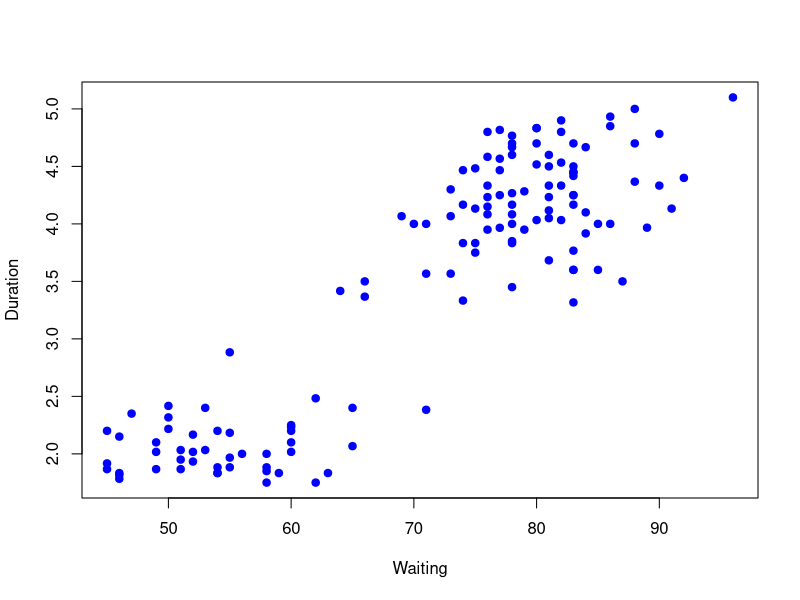
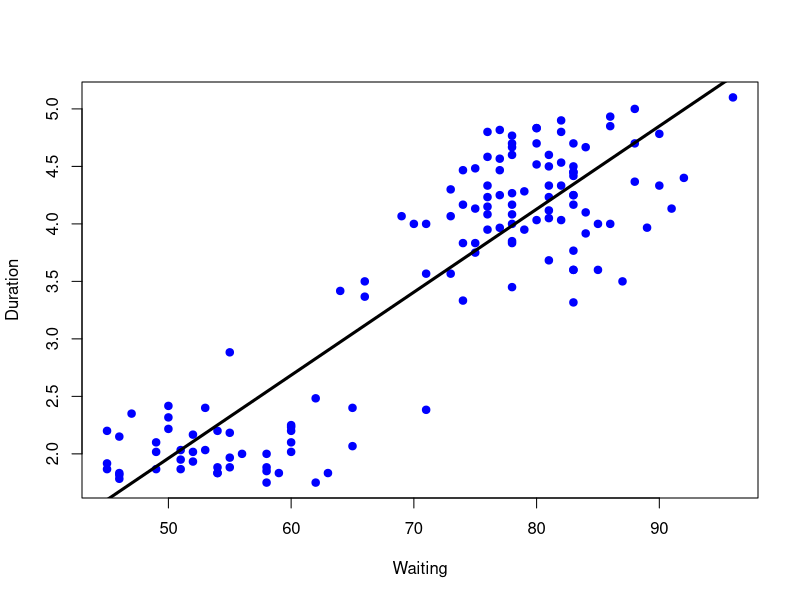
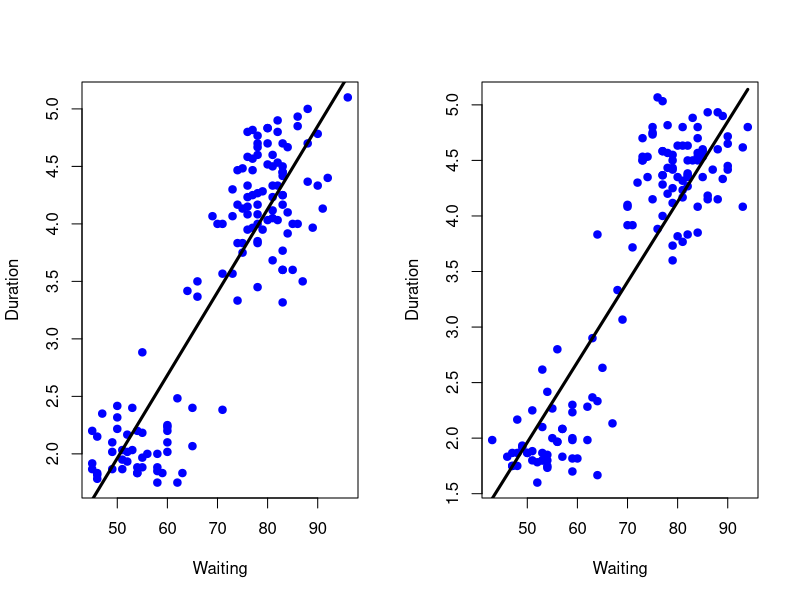
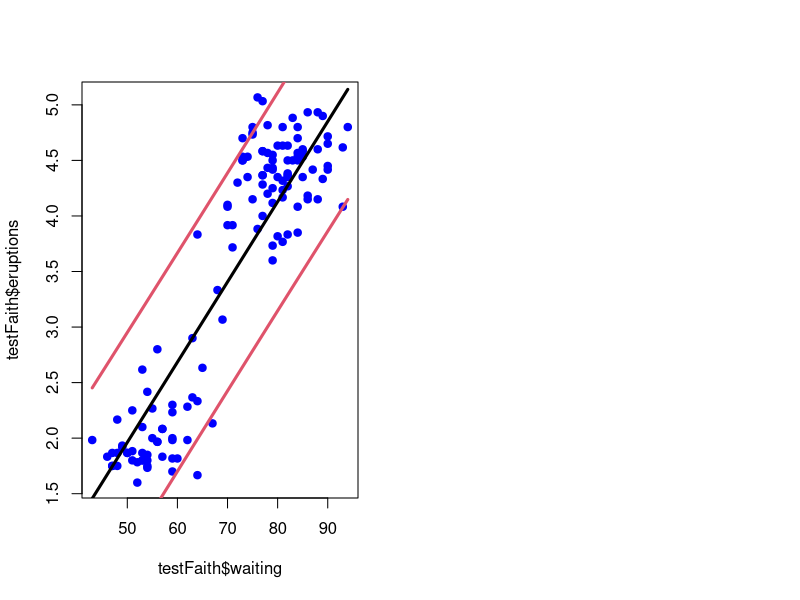

Here is the R script that generated these plots, in order:
## ---- chunk 1
require(knitr)
options(width=100)
opts_chunk$set(message=F, error=F, warning=F, comment=NA, fig.align='center', dpi=100, tidy=F, cache.path='.cache/', fig.path='fig/')

options(xtable.type='html')
knit_hooks$set(inline=function(x) {
    if(is.numeric(x)) {
        round(x, getOptions('digits'))
    } else {
        paste(as.character(x), collapse=', ')
    }
})
knit_hooks$set(plot=knitr:::hook_plot_html)
## ---- chunk 2
library(caret)
data(faithful)
set.seed(333)
inTrain <- createDataPartition(y=faithful$waiting, p=0.5, list=F)
trainFaith <- faithful[inTrain,]
testFaith <- faithful[-inTrain,]
head(trainFaith)
## ---- chunk 3
plot(trainFaith$waiting, trainFaith$eruptions, pch=19, col="blue", xlab="Waiting", ylab="Duration")
## ---- chunk 4
lm1 <- lm(eruptions ~ waiting, trainFaith)
summary(lm1)
## ---- chunk 5
plot(trainFaith$waiting, trainFaith$eruptions, pch=19, col="blue", xlab="Waiting", ylab="Duration")
lines(trainFaith$waiting, lm1$fitted, lwd=3)
## ---- chunk 6
coef(lm1)[1] + coef(lm1)[2] * 80
newdata <- data.frame(waiting=80)
predict(lm1, newdata)
## ---- chunk 7
par(mfrow=c(1,2))
plot(trainFaith$waiting, trainFaith$eruptions, pch=19, col="blue", xlab="Waiting", ylab="Duration")
lines(trainFaith$waiting, predict(lm1), lwd=3)
plot(testFaith$waiting, testFaith$eruptions, pch=19, col="blue", xlab="Waiting", ylab="Duration")
lines(testFaith$waiting, predict(lm1, newdata=testFaith), lwd=3)
## ---- chunk 8
# Calculate RMSE on training
sqrt(sum((lm1$fitted - trainFaith$eruptions)^2))
# Calculate RMSE on test
sqrt(sum((predict(lm1, newdata=testFaith) - testFaith$eruptions)^2))
## ---- chunk 9
pred1 <- predict(lm1, newdata=testFaith, interval="prediction")
ord <- order(testFaith$waiting)
plot(testFaith$waiting, testFaith$eruptions, pch=19, col="blue")
matlines(testFaith$waiting[ord], pred1[ord,], type="l", col=c(1,2,2), lty=c(1,1,1), lwd=3)
## ---- chunk 10
modelFit <- train(eruptions ~ waiting, trainFaith, method="lm")
summary(modelFit$finalModel)
